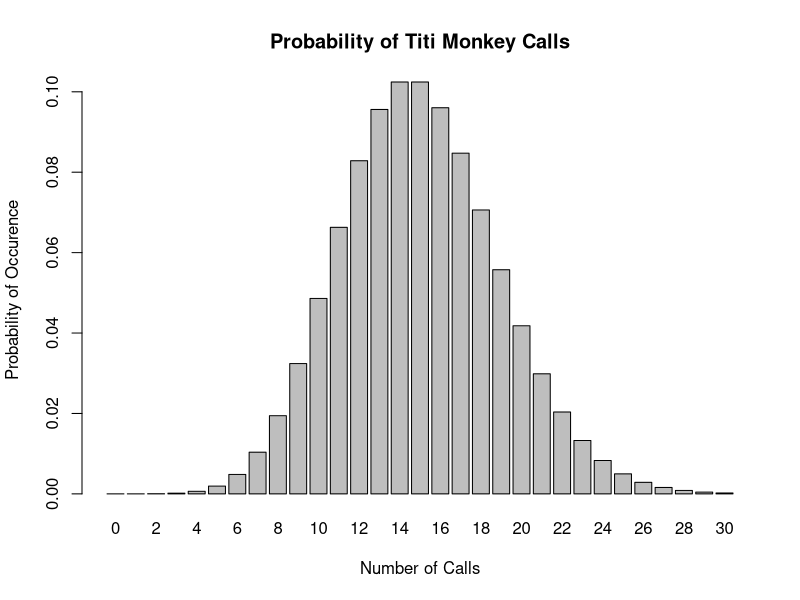
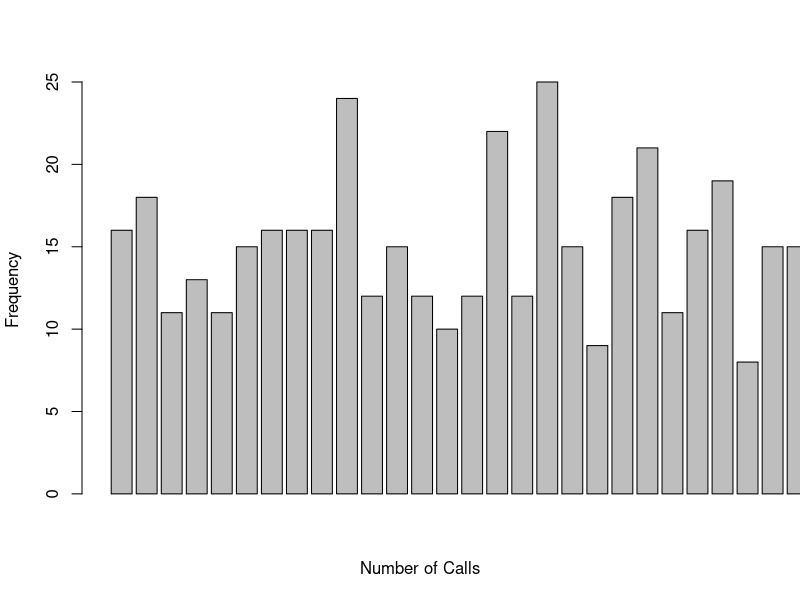

Generate these figures, in order, with R:
## ---- chunk 1
#Because we are looking at pr(X>x) rather than pr(X=x) we need to use the cumulative distribution function as opposed to the probability mass function.
#There is a built in R function which does this. It is ppois(the value at which to evaluate the CDF, and the mean). The function returns the probability that X is less than or equal to x. Therefore, afterwards we need to do (1 - the output of this function).

x <- 8
mean <- 15
#the number of calls we are interested in, and the mean number of calls.

probLessThanOrEqualTo8 <- ppois(x, mean)
#this returns the probability that X (the number of observed calls) is less than or equal to 8.

probGreaterThan8 <- 1-probLessThanOrEqualTo8
#Now we subtract from 1 to get the probability that X>8

probGreaterThan8
#After executing this code, our answer is 0.9625. This is the probability that the researcher hears more than 8 calls.
## ---- chunk 2
#For this one, we are looking at the probability that X takes on a specific value. Therefore, we can use the PMF function, which is dpois(number of calls, mean).
probOf0Calls <- dpois(0, 15)
probOf0Calls
#We get a very small number. 3.06 e-07 or roughly 0.000000306. Therefore it is highly unlikely that the researcher would not hear any calls
## ---- chunk 3
#Similarly to part 2, we are looking for the probability that X takes on an exact number. Therefore we will use the PMF for the poisson distribution again, which has a function in R that is dpois().

probExactly3Calls <- dpois(3, 15)
probExactly3Calls

#The value turns out to be also quite small: 0.00017.
## ---- chunk 4
#For plotting the probability mass function for this poisson distribution, there is an example in Module 8 that is very similar, and it is quite intuitive.

range <- 0:30
#range gets 0-30. We already defined an object for the mean, which holds the value 15.

pmf <- dpois(range, mean)
barplot(pmf, names.arg = range, xlab = "Number of Calls", ylab = "Probability of Occurence", main = "Probability of Titi Monkey Calls")
#This makes a barplot of the probabilities of different numbers of calls. The names.arg = range is important, it essentially puts units on the x axis by naming each bar. 

## ---- chunk 5
#similarly to the rnorm function, there exists an rpois function for simulating/getting random outcomes from a distribution.

simulation104 <- rpois(104, 15)
#the rpois() function takes two arguments. the first is the number of trials, and the second is the mean (represented by the greek letter lambda).
#simulates 104 saturday mornings of observation, where the mean number of calls is 15. 
## ---- chunk 6
barplot(simulation104, xlim = c(0,30), xlab = "Number of Calls", ylab = "Frequency")

#creates a barplot from the 104 simulations, limits the data so that it only includes trials that heard between 0 and 30 calls.
#I couldn't figure out how to get units on this one
